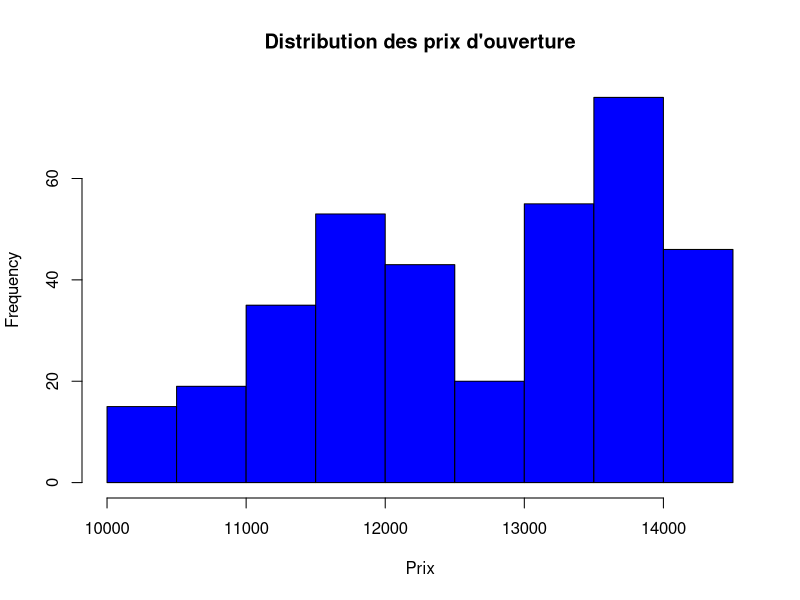
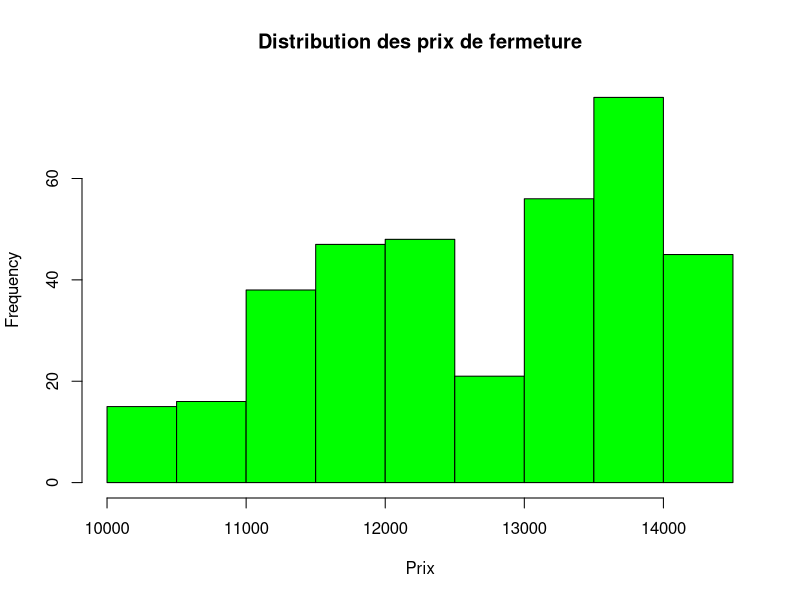
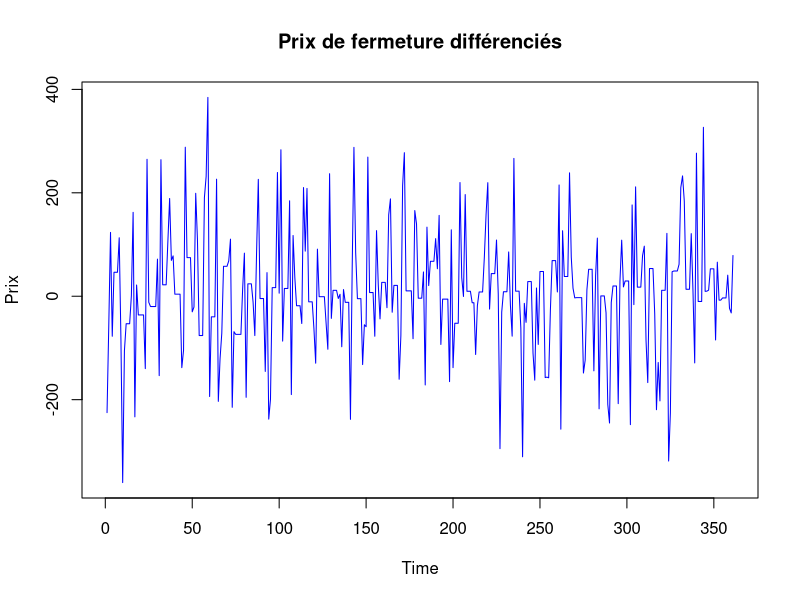
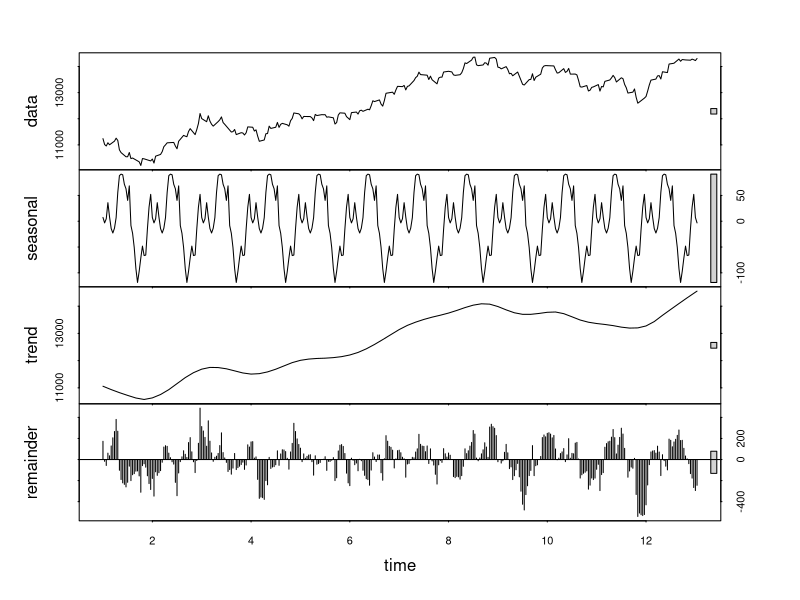
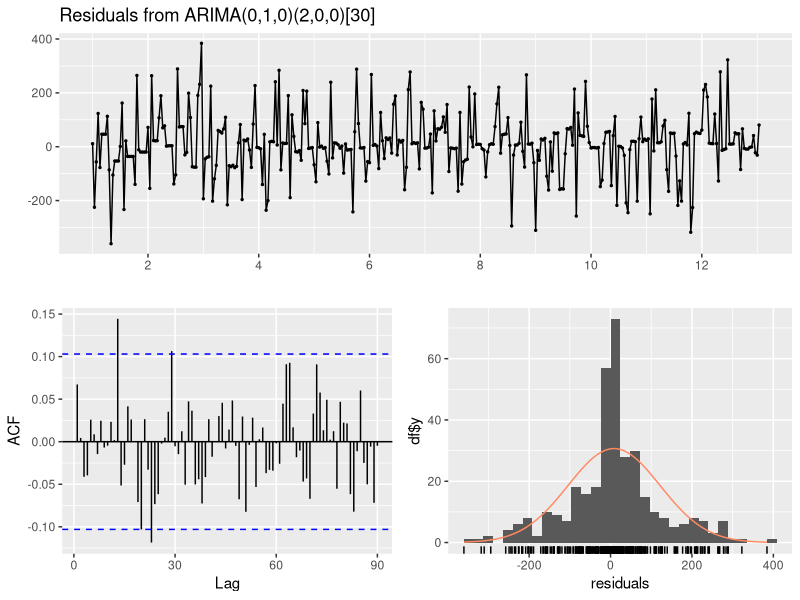
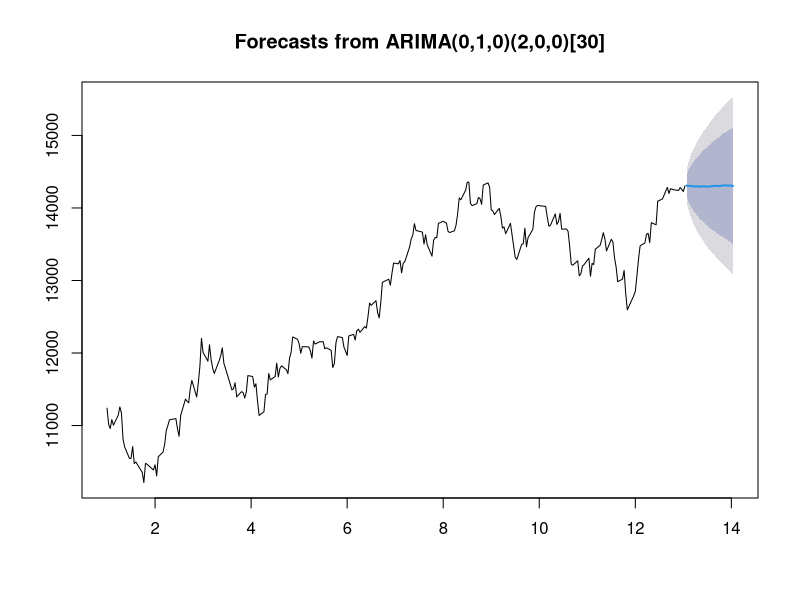

Source code (R) for these figures, in order:
library(tseries)
library(forecast)
library(forecast)



# Vérifier que le fichier existe avant de le charger
if ("nasdaq_cleaned.csv" %in% list.files()) {
  data <- read.csv("nasdaq_cleaned.csv")
  print(head(data))  # Afficher les premières lignes pour vérifier les données
} else {
  stop("Le fichier 'nasdaq_cleaned.csv' n'a pas été trouvé.")
}

open_data <- data$Open
close_data <- data$Close

summary(open_data)
summary(close_data)

hist(open_data, 
     main="Distribution des prix d'ouverture", 
     xlab="Prix", 
     col="blue")

hist(close_data,
     main = "Distribution des prix de fermeture",
     xlab = "Prix",                               
     col = "green")   


adf.test(close_data)  # Augmented Dickey-Fuller Test
data$Close_diff <- c(NA, diff(data$Close, differences = 1))
head(data)
data <- na.omit(data)
head(data)

# Visualisation après transformation
plot.ts(data$Close_diff, main="Prix de fermeture différenciés", ylab="Prix", col="blue")

#Décomposition de la série temporelle

# Remplacez la fréquence selon vos données
close_ts <- ts(close_data, frequency=30)  

# Décomposition
stl_decomp <- stl(close_ts, s.window="periodic")

# Visualisation
plot(stl_decomp)



# Identification automatique des paramètres ARIMA
arima_model <- auto.arima(close_ts)

# Résumé du modèle
summary(arima_model)

# Visualisation des résidus
checkresiduals(arima_model)



# Division des données en ensemble d’apprentissage et de test
# Taille de l'ensemble d'entraînement
train_size <- round(0.8 * length(close_ts))

# Ensemble d'entraînement : les premiers 'train_size' éléments
train <- close_ts[1:train_size]

# Ensemble de test : les éléments restants après 'train_size'
test <- close_ts[(train_size + 1):length(close_ts)]


# Ajustement du modèle sur les données d'apprentissage
arima_train <- auto.arima(train)

# Prédictions sur l'ensemble de test
forecast_test <- forecast(arima_train, h=length(test))

# Évaluation de la performance
rmse <- sqrt(mean((forecast_test$mean - test)^2))
print(paste("RMSE: ", rmse))

# Prévisions pour 30 jours
future_forecast <- forecast(arima_model, h=30)  
plot(future_forecast)

# Intervalles de confiance inclus dans le graphique

print(future_forecast)
predictions <- future_forecast$mean
print(predictions)  # Afficher les prix prédits

write.csv(data.frame(future_forecast), "prix_predictifs.csv", row.names = FALSE)






